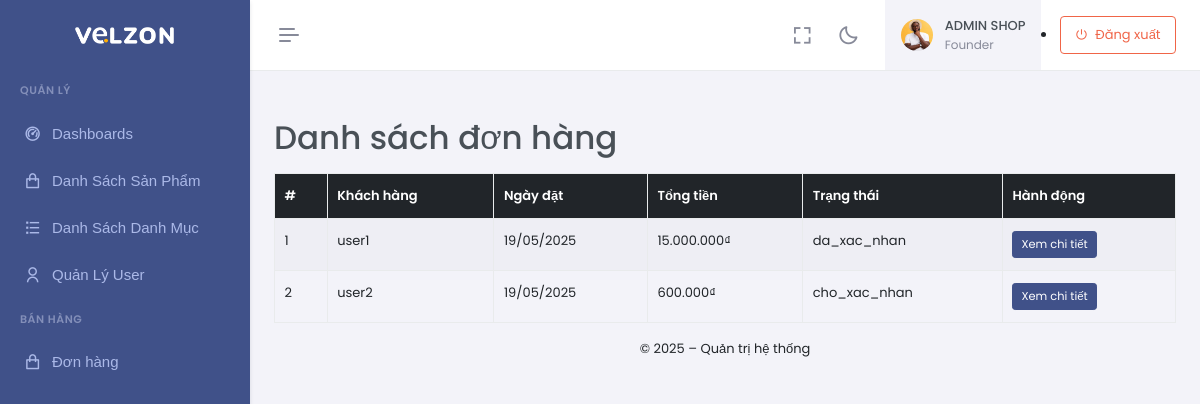
Screenshot of /admin/index.php?act=order-list (signed in) with the database file from the repository.
### tables this page shows
CREATE TABLE `donhang` (
  `MaDonHang` int(11) NOT NULL,
  `MaNguoiDung` int(11) NOT NULL,
  `NgayDatHang` datetime DEFAULT current_timestamp(),
  `TrangThai` enum('cho_xac_nhan','da_xac_nhan','dang_giao','da_giao','da_huy') NOT NULL DEFAULT 'cho_xac_nhan',
  `PhuongThucThanhToan` enum('COD') NOT NULL DEFAULT 'COD',
  `TongTien` decimal(15,2) NOT NULL
);

CREATE TABLE `nguoidung` (
  `MaNguoiDung` int(11) NOT NULL,
  `TenDangNhap` varchar(50) NOT NULL,
  `Email` varchar(100) NOT NULL,
  `MatKhau` varchar(255) NOT NULL,
  `VaiTro` enum('admin','khachhang') NOT NULL DEFAULT 'khachhang',
  `NgayTao` datetime DEFAULT current_timestamp()
);

### admin/controllers/OrderController.php (called while the page is built, shortened)
<?php
require_once __DIR__ . '/../models/OrderModel.php';
class OrderController {
  private $model;
  public function __construct($pdo) {
    $this->model = new OrderModel();
  }
  public function index() {
    $orders = $this->model->getAll();
    require_once __DIR__ . '/../views/layouts/layouts_top.php';
    require_once __DIR__ . '/../views/order/index.php';
    require_once __DIR__ . '/../views/layouts/layout_bottom.php';
  }
}

### admin/index.php (called while the page is built, shortened)
<?php
$pdo = connectDB();
require_once 'controllers/OrderController.php';
match ($act) {
    'auth-register' => (new AuthController())->register(),
    'auth-login'    => (new AuthController())->login(),
    'auth-logout'   => (new AuthController())->logout(),
    'dashboard'     => (new DashboardController())->index(),
    'product-list'   => (new ProductController())->index(),
    'product-add'    => (new ProductController())->add(),
    'product-edit'   => (new ProductController())->edit(),
    'product-delete' => (new ProductController())->delete(),
    'category-list'   => (new CategoryController())->index(),
    'category-add'    => (new CategoryController())->add(),
    'category-edit'   => (new CategoryController())->edit(),
    'category-delete' => (new CategoryController())->delete(),
    'user-list'   => (new UserController())->index(),
    'user-add'    => (new UserController())->add(),
    'user-edit'   => (new UserController())->edit(),
    'user-delete' => (new UserController())->delete(),
    'order-list' => (new OrderController($pdo))->index(),
    'order-detail' => (new OrderController($pdo))->detail(),
    default => (new DashboardController())->index(),
};

### admin/models/OrderModel.php (called while the page is built, shortened)
<?php
class OrderModel {
  private $pdo;
  public function __construct() {
    $this->pdo = new PDO("mysql:host=".DB_HOST.";port=".DB_PORT.";dbname=".DB_NAME,
                         DB_USERNAME, DB_PASSWORD);
    $this->pdo->setAttribute(PDO::ATTR_ERRMODE, PDO::ERRMODE_EXCEPTION);
  }
  public function getAll() {
    $stmt = $this->pdo->prepare(
      "SELECT d.MaDonHang, d.NgayDatHang, d.TongTien, d.TrangThai,
              u.TenDangNhap
       FROM donhang d
       JOIN nguoidung u ON d.MaNguoiDung = u.MaNguoiDung
       ORDER BY d.NgayDatHang  DESC"
    );
    $stmt->execute();
    return $stmt->fetchAll(PDO::FETCH_ASSOC);
  }
}

### admin/views/order/index.php (the view)
<div class="container-fluid">
  <h1 class="mt-4">Danh sách đơn hàng</h1>
  <table class="table table-striped table-bordered mt-3">
    <thead class="table-dark">
      <tr>
        <th>#</th>
        <th>Khách hàng</th>
        <th>Ngày đặt</th>
        <th>Tổng tiền</th>
        <th>Trạng thái</th>
        <th>Hành động</th>
      </tr>
    </thead>
    <tbody>
      <?php if (empty($orders)): ?>
        <tr><td colspan="6" class="text-center">Chưa có đơn hàng nào.</td></tr>
      <?php else: foreach ($orders as $o): ?>
        <tr>
          <td><?= htmlspecialchars($o['MaDonHang']) ?></td>
          <td><?= htmlspecialchars($o['TenDangNhap']) ?></td>
          <td><?= date('d/m/Y', strtotime($o['NgayDatHang'])) ?></td>
          <td><?= number_format($o['TongTien'], 0, ',', '.') ?>₫</td>
          <td><?= htmlspecialchars($o['TrangThai']) ?></td>
          <td>
            <a href="index.php?act=order-detail&id=<?= $o['MaDonHang'] ?>"
               class="btn btn-sm btn-primary">Xem chi tiết</a>
          </td>
        </tr>
      <?php endforeach; endif; ?>
    </tbody>
  </table>
</div>

### rows the page displays
donhang: MaDonHang "1", MaNguoiDung.TenDangNhap "user1", NgayDatHang "19/05/2025", TongTien "15.000.000", TrangThai "da_xac_nhan"
donhang: MaDonHang "2", MaNguoiDung.TenDangNhap "user2", NgayDatHang "19/05/2025", TongTien "600.000", TrangThai "cho_xac_nhan"
